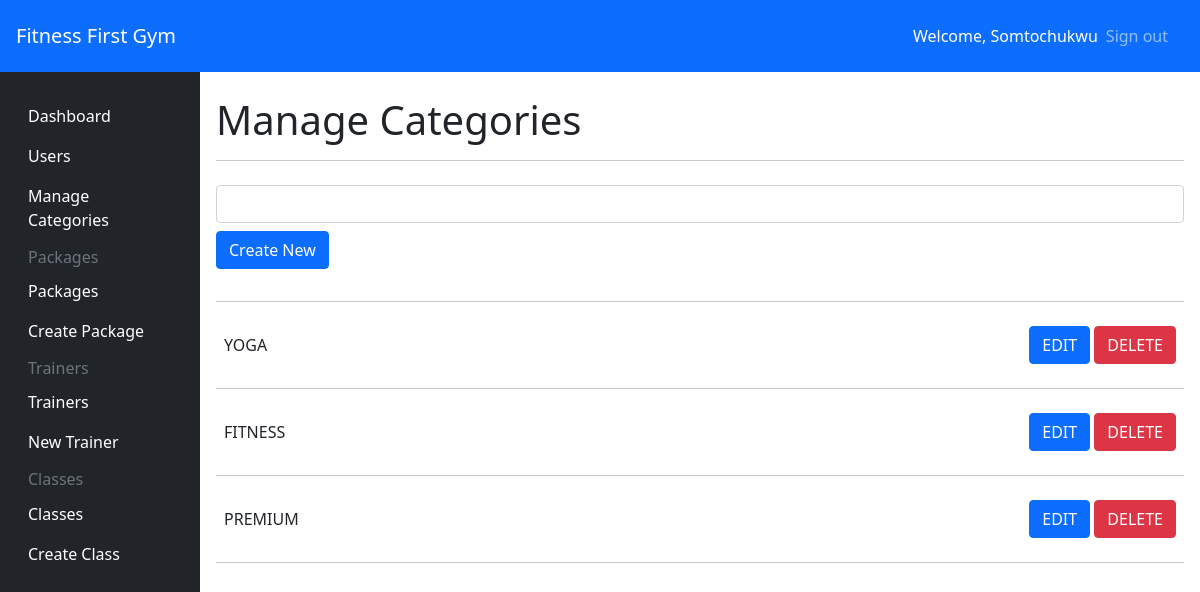
The app's page /admin/categories (signed in), older data.
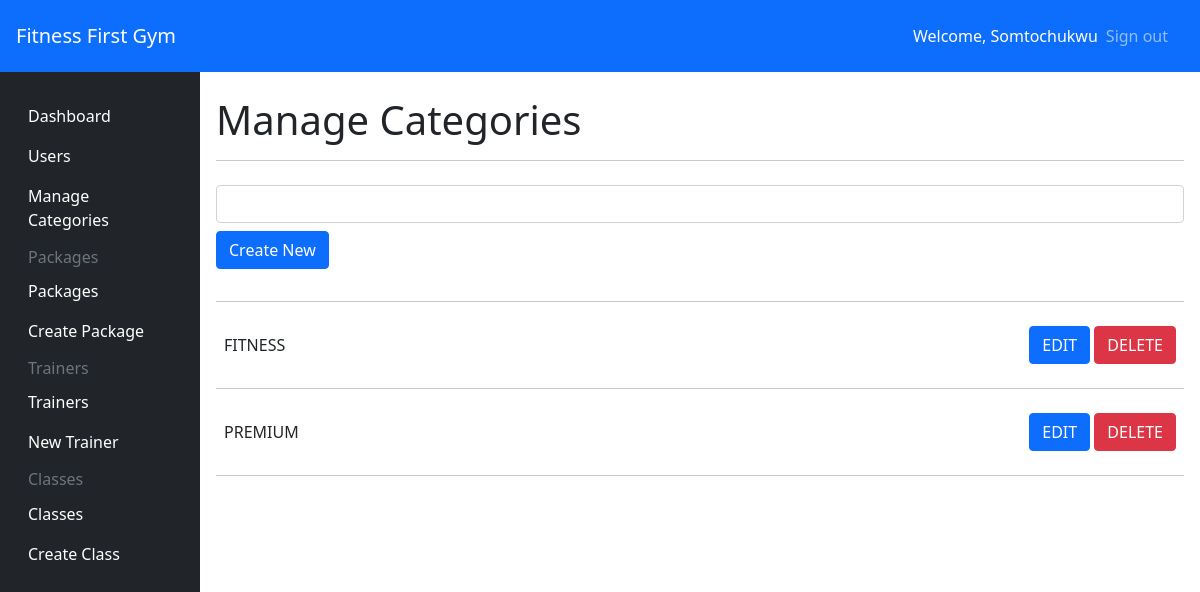
The same page, newer data.
### app/models/Package.py (models this page shows)
class Category(db.Model):
    id = db.Column(db.Integer, primary_key=True)
    name = db.Column(db.String(50), unique=True)

### app/admin_views.py (the view)
@app.route('/admin/categories', methods=['GET'])
@login_required
@authorize_request
def manage_categories():
   categories = Category.query.all()
   return render_template('pages/admin/category.html', categories=categories)

### app/admin_views.py (called while the page is built)
def authorize_request(view_func):
   @wraps(view_func)
   def wrapped_view(*args, **kwargs):
      try:
         if current_user.isAdmin:
               return view_func(*args, **kwargs)
         else:
            flash('Unauthorized')
            return redirect('/')
      except Exception as error:
         return render_template('pages/error/500.html', error=error)
   return wrapped_view

### app/models/__init__.py (called while the page is built)
@login_manager.user_loader
def load_user(id):
    return User.query.get(id)

### app/templates/pages/admin/category.html (shortened to what this page needs)
{% extends "components/admin_base.html" %}  {% block content %}
<h1 class="my-2">Manage Categories</h1>
<hr />
<form action="/admin/category/new" method="post" class="my-4">
    <div class="form-group">
        <input type="text" id="name" name="name" class="form-control" minlength="4" required />
    </div>
    <button class="btn btn-primary my-2">Create New</button>
</form>
<hr />
<div class="d-flex-col">
    {% for category in categories %}
    <div class="d-flex justify-content-between align-items-center rounded-4 rounded-top rounded-bottom my-2 p-2">
        <span>{{category.name}}</span>
        <div>
            <a class="btn btn-primary">EDIT</a>
            <a href="/admin/category/delete/{{category.id}}" class="btn btn-danger">DELETE</a>
        </div>
    </div>
    <hr>
    {% endfor %}
</div>
{% endblock %}

Row changes from the older to the newer data that the page shows:
removed Category: name "YOGA"
